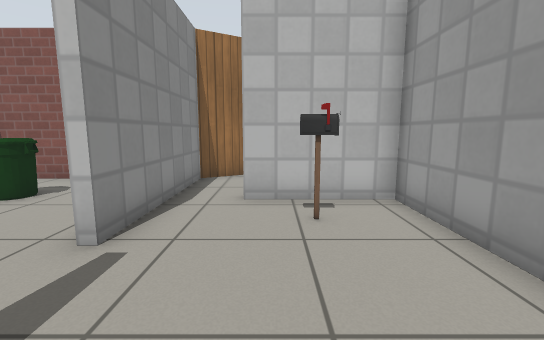
[1] (above)

13 first-person views from a walk through a robot-simulator world made for Gazebo. The camera is 0.82 m above the floor, tilts 8° down and sees 90° across. Floor lines are 1 m apart. The floor is counted in squares, 0.5 m on a side. Each view is taken from the middle of a square. On the plan, view 1 faces up. The plan holds only what a view shows up to about 14 squares ahead; the rest is blank. Simple patterns stand in for the simulator's built-in surfaces. Some surface patterns are stand-ins.

[2]
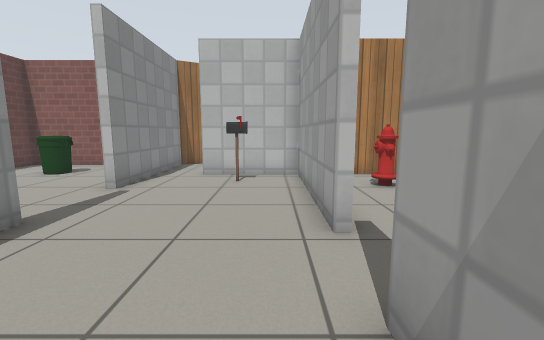

[3]
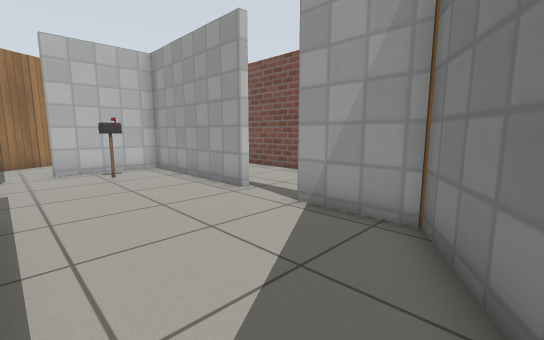

[4]
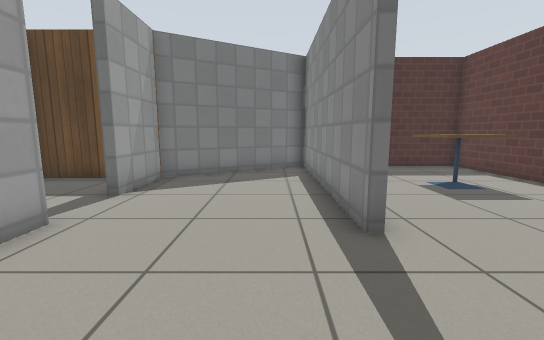

[5]
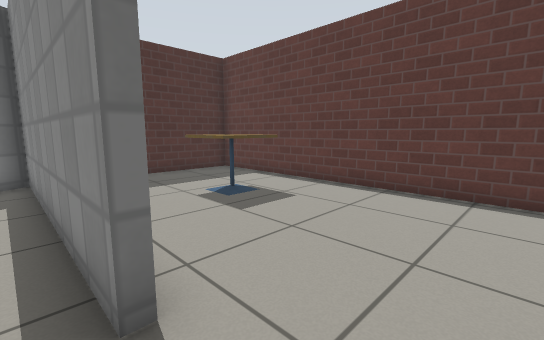

[6]
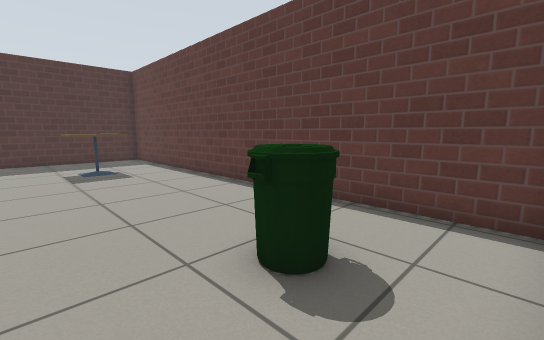

[7]
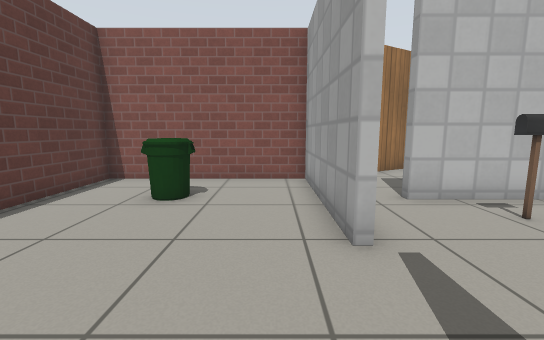

[8]
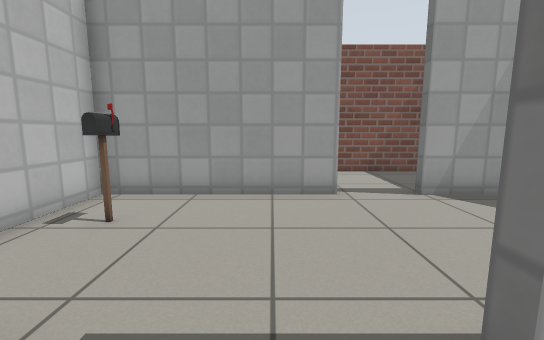

[9]
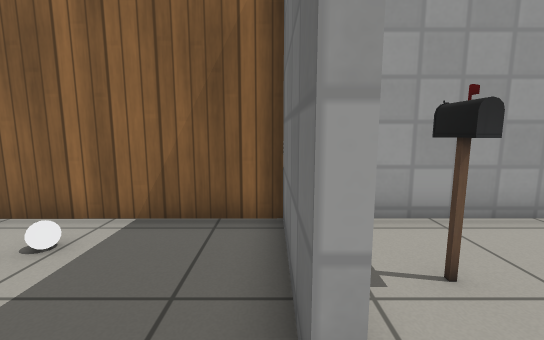

[10]
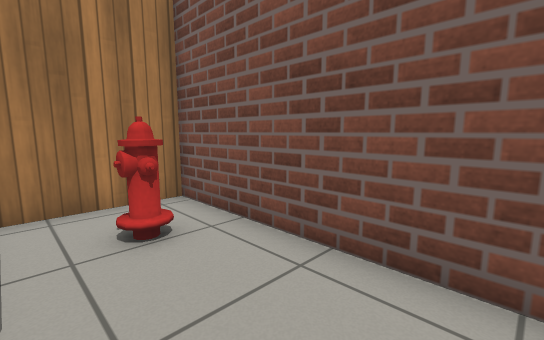

[11]
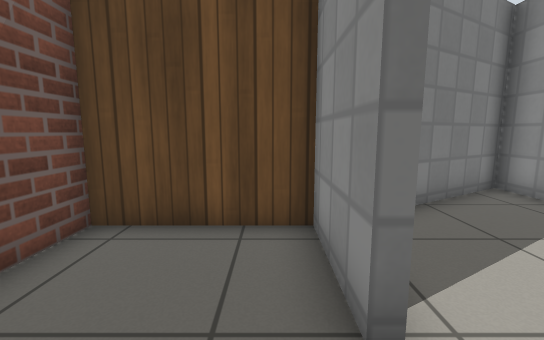

[12]
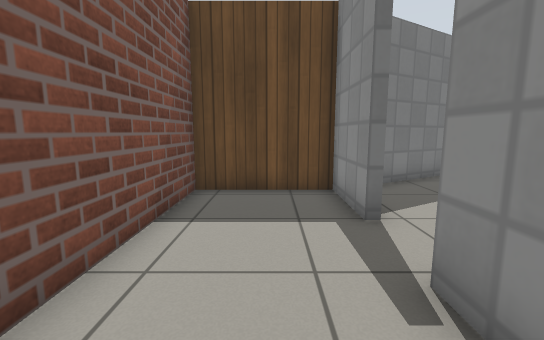

[13]
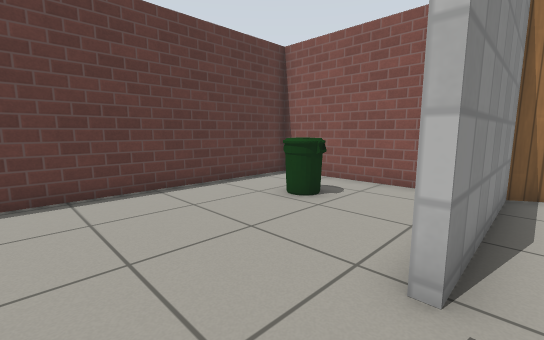

### Floor plan
Ten units are one square. View 1 is at (0, 0); x grows to the right and y downward. Boxes are objects, and circles mark ways between rooms. Rooms are numbered by the first view taken in them; rooms with no view inside come last. Other rooms are left out.
<svg viewBox="-102 -127 179 211">
<path fill="none" stroke="#000" d="M-25 -9 -25 78 31 46M30 -2 30 -65 -7 -65M30 47 30 19M-25 -65 -25 -38M-28 -38 -28 -95 -97 -95 -97 79 -39 79M-25 -95 -25 -65M-7 -65 -7 -68 30 -68 30 -122M20 -121 -26 -95M33 -15 33 -3M30 19 33 19 33 46M31 46 72 46 72 -65 39 -65"/>
<rect x="5" y="-55" width="10" height="10" fill="#bbb"><title>postbox</title></rect>
<rect x="-75" y="25" width="20" height="20" fill="#bbb"><title>cafe table</title></rect>
<rect x="-75" y="-75" width="20" height="20" fill="#bbb"><title>bin</title></rect>
<rect x="15" y="-105" width="10" height="10" fill="#bbb"><title>white ball</title></rect>
<rect x="45" y="-45" width="20" height="10" fill="#bbb"><title>fire hydrant</title></rect>
<circle cx="-30" cy="-20" r="3" fill="#2a7"/>
<circle cx="-15" cy="-70" r="3" fill="#2a7"/>
<circle cx="30" cy="5" r="3" fill="#2a7"/>
<text x="0" y="0">1</text>
<text x="-70" y="-10">2</text>
<text x="0" y="-90">3</text>
<text x="50" y="-10">4</text>
</svg>
Room 1 opens to room 2. Room 1 opens to room 3. Room 1 opens to room 4.

Where each view was taken, in squares from view 1:
view 1: 0 up, 0 right, facing up
view 2: 4 down, 2 right, facing up
view 3: 6 down, 2 left, facing up-right
view 4: 5 up, 1 left, facing down
view 5: 3 up, 2 left, facing down-left
view 6: 9 up, 4 left, facing down-left
view 7: 0 up, 4 left, facing up
view 8: 2 up, 4 left, facing right
view 9: 7 up, 2 left, facing right
view 10: 0 up, 4 right, facing up-right
view 11: 0 up, 4 right, facing down
view 12: 3 up, 5 right, facing down
view 13: 1 up, 2 left, facing up-left
